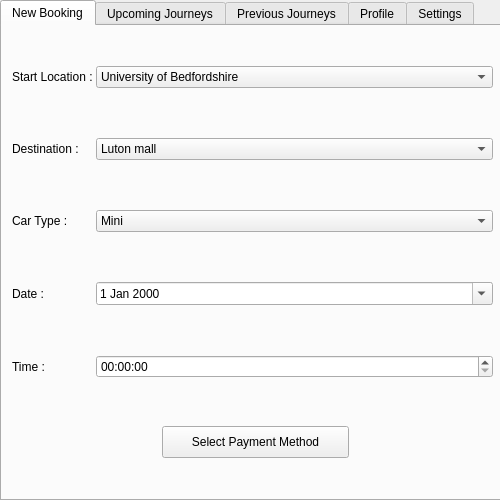
<?xml version="1.0" encoding="UTF-8"?>
<ui version="4.0">
 <class>Form</class>
 <widget class="QWidget" name="Form">
  <property name="geometry">
   <rect>
    <x>0</x>
    <y>0</y>
    <width>500</width>
    <height>500</height>
   </rect>
  </property>
  <property name="minimumSize">
   <size>
    <width>500</width>
    <height>500</height>
   </size>
  </property>
  <property name="maximumSize">
   <size>
    <width>500</width>
    <height>500</height>
   </size>
  </property>
  <property name="windowTitle">
   <string>Form</string>
  </property>
  <widget class="QTabWidget" name="tabWidget">
   <property name="geometry">
    <rect>
     <x>0</x>
     <y>0</y>
     <width>501</width>
     <height>501</height>
    </rect>
   </property>
   <property name="currentIndex">
    <number>0</number>
   </property>
   <widget class="QWidget" name="tab">
    <attribute name="title">
     <string>New Booking</string>
    </attribute>
    <widget class="QWidget" name="formLayoutWidget">
     <property name="geometry">
      <rect>
       <x>10</x>
       <y>0</y>
       <width>481</width>
       <height>447</height>
      </rect>
     </property>
     <layout class="QFormLayout" name="formLayout">
      <property name="horizontalSpacing">
       <number>0</number>
      </property>
      <property name="verticalSpacing">
       <number>50</number>
      </property>
      <property name="topMargin">
       <number>40</number>
      </property>
      <item row="0" column="0">
       <widget class="QLabel" name="label">
        <property name="text">
         <string>Start Location : </string>
        </property>
       </widget>
      </item>
      <item row="0" column="1">
       <widget class="QComboBox" name="comboBox">
        <item>
         <property name="text">
          <string>University of Bedfordshire</string>
         </property>
        </item>
        <item>
         <property name="text">
          <string>Luton train station</string>
         </property>
        </item>
        <item>
         <property name="text">
          <string>Stockwood park</string>
         </property>
        </item>
        <item>
         <property name="text">
          <string>Wardown house museum</string>
         </property>
        </item>
        <item>
         <property name="text">
          <string>Bedford park</string>
         </property>
        </item>
        <item>
         <property name="text">
          <string>Barker's lane</string>
         </property>
        </item>
        <item>
         <property name="text">
          <string>John Bunyan Museum and Library</string>
         </property>
        </item>
        <item>
         <property name="text">
          <string> Light Pyramid</string>
         </property>
        </item>
        <item>
         <property name="text">
          <string>Milton Keynes University Hospital</string>
         </property>
        </item>
        <item>
         <property name="text">
          <string>National Museum of Computing</string>
         </property>
        </item>
        <item>
         <property name="text">
          <string>Milton keynes IKEA </string>
         </property>
        </item>
        <item>
         <property name="text">
          <string>Luton Mall</string>
         </property>
        </item>
       </widget>
      </item>
      <item row="1" column="0">
       <widget class="QLabel" name="label_2">
        <property name="text">
         <string>Destination :</string>
        </property>
       </widget>
      </item>
      <item row="1" column="1">
       <widget class="QComboBox" name="comboBox_2">
        <item>
         <property name="text">
          <string>Luton mall</string>
         </property>
        </item>
        <item>
         <property name="text">
          <string>Luton train station</string>
         </property>
        </item>
        <item>
         <property name="text">
          <string>University of Bedfordshire</string>
         </property>
        </item>
        <item>
         <property name="text">
          <string>Stockwood park</string>
         </property>
        </item>
        <item>
         <property name="text">
          <string>Wardown house museum and gallery</string>
         </property>
        </item>
        <item>
         <property name="text">
          <string>Bedford park</string>
         </property>
        </item>
        <item>
         <property name="text">
          <string>Barker's lane</string>
         </property>
        </item>
        <item>
         <property name="text">
          <string>John Bunyan Museum and Library</string>
         </property>
        </item>
        <item>
         <property name="text">
          <string> Light Pyramid</string>
         </property>
        </item>
        <item>
         <property name="text">
          <string>National Museum of Computing</string>
         </property>
        </item>
        <item>
         <property name="text">
          <string>milton keynes IKEA </string>
         </property>
        </item>
        <item>
         <property name="text">
          <string>Milton Keynes University Hospital</string>
         </property>
        </item>
       </widget>
      </item>
      <item row="2" column="0">
       <widget class="QLabel" name="label_3">
        <property name="text">
         <string>Car Type :</string>
        </property>
       </widget>
      </item>
      <item row="2" column="1">
       <widget class="QComboBox" name="comboBox_3">
        <item>
         <property name="text">
          <string>Mini</string>
         </property>
        </item>
        <item>
         <property name="text">
          <string>Micro</string>
         </property>
        </item>
        <item>
         <property name="text">
          <string>Sedan</string>
         </property>
        </item>
        <item>
         <property name="text">
          <string>Luxury</string>
         </property>
        </item>
        <item>
         <property name="text">
          <string>XL</string>
         </property>
        </item>
        <item>
         <property name="text">
          <string>XXL</string>
         </property>
        </item>
       </widget>
      </item>
      <item row="3" column="0">
       <widget class="QLabel" name="label_4">
        <property name="text">
         <string>Date : </string>
        </property>
       </widget>
      </item>
      <item row="3" column="1">
       <widget class="QDateEdit" name="dateEdit">
        <property name="currentSection">
         <enum>QDateTimeEdit::DaySection</enum>
        </property>
        <property name="calendarPopup">
         <bool>true</bool>
        </property>
       </widget>
      </item>
      <item row="4" column="0">
       <widget class="QLabel" name="label_5">
        <property name="text">
         <string>Time : </string>
        </property>
       </widget>
      </item>
      <item row="4" column="1">
       <widget class="QTimeEdit" name="timeEdit">
        <property name="calendarPopup">
         <bool>true</bool>
        </property>
        <property name="currentSectionIndex">
         <number>0</number>
        </property>
       </widget>
      </item>
     </layout>
    </widget>
    <widget class="QWidget" name="verticalLayoutWidget">
     <property name="geometry">
      <rect>
       <x>160</x>
       <y>400</y>
       <width>187</width>
       <height>32</height>
      </rect>
     </property>
     <layout class="QVBoxLayout" name="verticalLayout">
      <item>
       <widget class="QPushButton" name="Select_Payment_Method_Btn">
        <property name="sizePolicy">
         <sizepolicy hsizetype="Minimum" vsizetype="Preferred">
          <horstretch>0</horstretch>
          <verstretch>0</verstretch>
         </sizepolicy>
        </property>
        <property name="text">
         <string>Select Payment Method</string>
        </property>
       </widget>
      </item>
     </layout>
    </widget>
   </widget>
   <widget class="QWidget" name="tab_2">
    <attribute name="title">
     <string>Upcoming Journeys</string>
    </attribute>
    <widget class="QWidget" name="formLayoutWidget_2">
     <property name="geometry">
      <rect>
       <x>10</x>
       <y>0</y>
       <width>471</width>
       <height>433</height>
      </rect>
     </property>
     <layout class="QFormLayout" name="formLayout_2">
      <property name="verticalSpacing">
       <number>22</number>
      </property>
      <property name="topMargin">
       <number>10</number>
      </property>
      <item row="2" column="0">
       <widget class="QLabel" name="label_16">
        <property name="text">
         <string>Journey ID : </string>
        </property>
       </widget>
      </item>
      <item row="3" column="0">
       <widget class="QLabel" name="label_6">
        <property name="text">
         <string>From :</string>
        </property>
       </widget>
      </item>
      <item row="3" column="1">
       <widget class="QLabel" name="Upcoming_Start_Location_Lbl">
        <property name="text">
         <string/>
        </property>
       </widget>
      </item>
      <item row="4" column="0">
       <widget class="QLabel" name="label_8">
        <property name="text">
         <string>To : </string>
        </property>
       </widget>
      </item>
      <item row="4" column="1">
       <widget class="QLabel" name="Upcoming_Destination_Lbl">
        <property name="text">
         <string/>
        </property>
       </widget>
      </item>
      <item row="5" column="0">
       <widget class="QLabel" name="label_10">
        <property name="text">
         <string>Driver Name : </string>
        </property>
       </widget>
      </item>
      <item row="5" column="1">
       <widget class="QLabel" name="Upcoming_Driver_Name_Lbl">
        <property name="text">
         <string/>
        </property>
       </widget>
      </item>
      <item row="7" column="0">
       <widget class="QLabel" name="label_13">
        <property name="text">
         <string>Car Make : </string>
        </property>
       </widget>
      </item>
      <item row="7" column="1">
       <widget class="QLabel" name="Upcoming_Car_Make_Lbl">
        <property name="text">
         <string/>
        </property>
       </widget>
      </item>
      <item row="8" column="0">
       <widget class="QLabel" name="label_14">
        <property name="text">
         <string>Car Color : </string>
        </property>
       </widget>
      </item>
      <item row="8" column="1">
       <widget class="QLabel" name="Upcoming_Car_Color_Lbl">
        <property name="text">
         <string/>
        </property>
       </widget>
      </item>
      <item row="0" column="0">
       <widget class="QLabel" name="label_18">
        <property name="text">
         <string>Date : </string>
        </property>
       </widget>
      </item>
      <item row="0" column="1">
       <widget class="QLabel" name="Upcoming_Date_Lbl">
        <property name="text">
         <string/>
        </property>
       </widget>
      </item>
      <item row="1" column="0">
       <widget class="QLabel" name="label_20">
        <property name="text">
         <string>Time : </string>
        </property>
       </widget>
      </item>
      <item row="1" column="1">
       <widget class="QLabel" name="Upcoming_Time_Lbl">
        <property name="text">
         <string/>
        </property>
       </widget>
      </item>
      <item row="2" column="1">
       <widget class="QLabel" name="Upcomin_Journey_ID_Lbl">
        <property name="text">
         <string/>
        </property>
       </widget>
      </item>
      <item row="9" column="0">
       <widget class="QLabel" name="label_7">
        <property name="text">
         <string>ETA :</string>
        </property>
       </widget>
      </item>
      <item row="9" column="1">
       <widget class="QLabel" name="Upcoming_ETA">
        <property name="text">
         <string/>
        </property>
       </widget>
      </item>
      <item row="6" column="0">
       <widget class="QLabel" name="label_9">
        <property name="text">
         <string>Car Class :</string>
        </property>
       </widget>
      </item>
      <item row="6" column="1">
       <widget class="QLabel" name="Car_Class_Label">
        <property name="text">
         <string/>
        </property>
       </widget>
      </item>
      <item row="10" column="0">
       <widget class="QLabel" name="label_11">
        <property name="text">
         <string>Price :</string>
        </property>
       </widget>
      </item>
      <item row="10" column="1">
       <widget class="QLabel" name="Price_Label">
        <property name="text">
         <string/>
        </property>
       </widget>
      </item>
      <item row="11" column="0">
       <widget class="QLabel" name="label_12">
        <property name="text">
         <string>Distance :</string>
        </property>
       </widget>
      </item>
      <item row="11" column="1">
       <widget class="QLabel" name="Distance_Label">
        <property name="text">
         <string/>
        </property>
       </widget>
      </item>
     </layout>
    </widget>
   </widget>
   <widget class="QWidget" name="tab_3">
    <attribute name="title">
     <string>Previous Journeys</string>
    </attribute>
    <widget class="QScrollArea" name="scrollArea">
     <property name="geometry">
      <rect>
       <x>0</x>
       <y>0</y>
       <width>491</width>
       <height>441</height>
      </rect>
     </property>
     <property name="widgetResizable">
      <bool>true</bool>
     </property>
     <widget class="QWidget" name="scrollAreaWidgetContents">
      <property name="geometry">
       <rect>
        <x>0</x>
        <y>0</y>
        <width>489</width>
        <height>439</height>
       </rect>
      </property>
      <layout class="QVBoxLayout" name="verticalLayout_2">
       <item>
        <widget class="QTableWidget" name="tableWidget">
         <property name="editTriggers">
          <set>QAbstractItemView::AnyKeyPressed</set>
         </property>
         <column>
          <property name="text">
           <string>Date</string>
          </property>
         </column>
         <column>
          <property name="text">
           <string>Car Class</string>
          </property>
         </column>
         <column>
          <property name="text">
           <string>Journey Cost</string>
          </property>
         </column>
         <column>
          <property name="text">
           <string>Start Location</string>
          </property>
         </column>
         <column>
          <property name="text">
           <string>End Location</string>
          </property>
         </column>
         <column>
          <property name="text">
           <string>Driver Name</string>
          </property>
         </column>
         <column>
          <property name="text">
           <string>Vehicle Number</string>
          </property>
         </column>
         <column>
          <property name="text">
           <string>Status</string>
          </property>
         </column>
        </widget>
       </item>
      </layout>
     </widget>
    </widget>
   </widget>
   <widget class="QWidget" name="tab_4">
    <attribute name="title">
     <string>Profile</string>
    </attribute>
    <widget class="QWidget" name="gridLayoutWidget">
     <property name="geometry">
      <rect>
       <x>10</x>
       <y>40</y>
       <width>481</width>
       <height>431</height>
      </rect>
     </property>
     <layout class="QGridLayout" name="gridLayout">
      <item row="3" column="1">
       <widget class="QLabel" name="Phone_Number_Label">
        <property name="text">
         <string/>
        </property>
       </widget>
      </item>
      <item row="2" column="2">
       <widget class="QPushButton" name="change_Email">
        <property name="text">
         <string>Change E-Mail</string>
        </property>
       </widget>
      </item>
      <item row="0" column="0">
       <widget class="QLabel" name="label_23">
        <property name="text">
         <string>First Name : </string>
        </property>
       </widget>
      </item>
      <item row="3" column="2">
       <widget class="QPushButton" name="change_Phone_Number">
        <property name="text">
         <string>Change Phone Number</string>
        </property>
       </widget>
      </item>
      <item row="1" column="2">
       <widget class="QPushButton" name="change_Last_Name">
        <property name="text">
         <string>Change Last Name</string>
        </property>
       </widget>
      </item>
      <item row="2" column="1">
       <widget class="QLabel" name="Email_Label">
        <property name="text">
         <string/>
        </property>
       </widget>
      </item>
      <item row="3" column="0">
       <widget class="QLabel" name="label_29">
        <property name="text">
         <string>Phone Number :</string>
        </property>
       </widget>
      </item>
      <item row="5" column="0" colspan="3">
       <widget class="QPushButton" name="change_Card">
        <property name="text">
         <string>Add/Change Card Details</string>
        </property>
       </widget>
      </item>
      <item row="0" column="1">
       <widget class="QLabel" name="First_Name_Label">
        <property name="text">
         <string/>
        </property>
       </widget>
      </item>
      <item row="0" column="2">
       <widget class="QPushButton" name="change_First_Name">
        <property name="text">
         <string>Change First Name</string>
        </property>
       </widget>
      </item>
      <item row="1" column="1">
       <widget class="QLabel" name="Last_Name_Label">
        <property name="text">
         <string/>
        </property>
       </widget>
      </item>
      <item row="1" column="0">
       <widget class="QLabel" name="label_25">
        <property name="text">
         <string>Last Name :</string>
        </property>
       </widget>
      </item>
      <item row="2" column="0">
       <widget class="QLabel" name="label_27">
        <property name="text">
         <string>E-Mail : </string>
        </property>
       </widget>
      </item>
      <item row="4" column="1" colspan="2">
       <widget class="QPushButton" name="change_Password">
        <property name="text">
         <string>Change Password</string>
        </property>
       </widget>
      </item>
      <item row="6" column="0" colspan="3">
       <widget class="QPushButton" name="change_Paypal">
        <property name="text">
         <string>Add/Change PayPal Details</string>
        </property>
       </widget>
      </item>
     </layout>
    </widget>
    <widget class="QPushButton" name="Refresh_Btn">
     <property name="geometry">
      <rect>
       <x>210</x>
       <y>10</y>
       <width>80</width>
       <height>23</height>
      </rect>
     </property>
     <property name="text">
      <string>Refresh</string>
     </property>
    </widget>
   </widget>
   <widget class="QWidget" name="tab_5">
    <attribute name="title">
     <string>Settings</string>
    </attribute>
    <widget class="QWidget" name="verticalLayoutWidget_2">
     <property name="geometry">
      <rect>
       <x>200</x>
       <y>250</y>
       <width>221</width>
       <height>41</height>
      </rect>
     </property>
     <layout class="QVBoxLayout" name="verticalLayout_4">
      <item>
       <widget class="QPushButton" name="Logout_Btn">
        <property name="sizePolicy">
         <sizepolicy hsizetype="Maximum" vsizetype="Preferred">
          <horstretch>0</horstretch>
          <verstretch>0</verstretch>
         </sizepolicy>
        </property>
        <property name="text">
         <string>Logout</string>
        </property>
       </widget>
      </item>
     </layout>
    </widget>
    <widget class="QWidget" name="formLayoutWidget_3">
     <property name="geometry">
      <rect>
       <x>60</x>
       <y>150</y>
       <width>361</width>
       <height>31</height>
      </rect>
     </property>
     <layout class="QFormLayout" name="formLayout_4">
      <item row="0" column="0">
       <widget class="QLabel" name="label_22">
        <property name="text">
         <string>Change Theme : </string>
        </property>
       </widget>
      </item>
      <item row="0" column="1">
       <widget class="QComboBox" name="comboBox_4">
        <item>
         <property name="text">
          <string>Tiger</string>
         </property>
        </item>
        <item>
         <property name="text">
          <string>Ubuntu</string>
         </property>
        </item>
        <item>
         <property name="text">
          <string>NeonButtons</string>
         </property>
        </item>
        <item>
         <property name="text">
          <string>Material Dark</string>
         </property>
        </item>
        <item>
         <property name="text">
          <string>Manjaro Mix</string>
         </property>
        </item>
        <item>
         <property name="text">
          <string>Elegant Dark</string>
         </property>
        </item>
        <item>
         <property name="text">
          <string>Console Style</string>
         </property>
        </item>
        <item>
         <property name="text">
          <string>Aqua</string>
         </property>
        </item>
        <item>
         <property name="text">
          <string>AMOLED</string>
         </property>
        </item>
       </widget>
      </item>
     </layout>
    </widget>
   </widget>
  </widget>
 </widget>
 <resources/>
 <connections/>
</ui>
